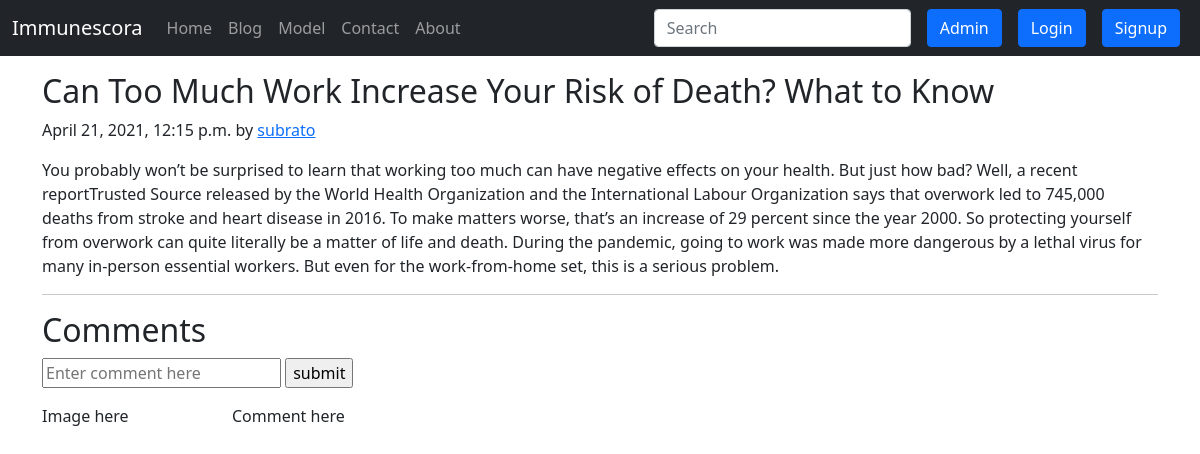
/blog/first-post, run on the app's committed database.
### blog/models.py (models this page shows, shortened)
class Post(models.Model):
    sno = models.AutoField(primary_key=True)
    title = models.CharField(max_length=255)
    content = models.TextField()
    author = models.CharField(max_length=13)
    slug = models.CharField(max_length=130)
    timeStamp = models.DateTimeField( blank=True)

### blog/views.py (the view)
# urls.py: path('<str:slug>', views.blogp, name = 'blogpost'),
def blogp(request, slug):
    post = Post.objects.filter(slug=slug).first()
    comments = Usercomment.objects.filter(post=post)
    context = {'post': post, 'comments': comments}
    return render(request, 'blog/blogpost.html', context)

### templates/blog/blogpost.html (shortened to what this page needs)
{% extends 'base.html' %}
{% block body %}
<div class="container my-3">
        <h2 class="blog-post-title">{{post.title}}</h2>
        <p class="blog-post-meta">{{post.timeStamp}} by <a href="/about">{{post.author}}</a></p>
        <p>{{post.content}}</p>
        <hr>
      </div>
  <div class="container">
  <h2>Comments</h2>
  <form action="/blog/postComment" method="post">
  <input type="text" name="comment" placeholder="Enter comment here">
  <input type="submit" value="submit">
  </form>
  <div class="row my-3">
          <div class="col-md-2">Image here</div>
          <div class="col-md-10">Comment here</div>
  </div>
  </div>
{% endblock body %}

### data on the page
Post: title "Can Too Much Work Increase Your Risk of Death? What to Know", timeStamp "April 21, 2021, 12:15 p.m.", author "subrato", content "You probably won’t be surprised to learn that working too much can have negative effects on your health. But just how bad? Well, a recent reportTrusted Source released by the World Health Organization and the International Labour Organization says that overwork led to 745,000 deaths from stroke and heart disease in 2016. To make matters worse, that’s an increase of 29 percent since the year 2000. So protecting yourself from overwork can quite literally be a matter of life and death. During the pandemic, going to work was made more dangerous by a lethal virus for many in-person essential workers. But even for the work-from-home set, this is a serious problem."
